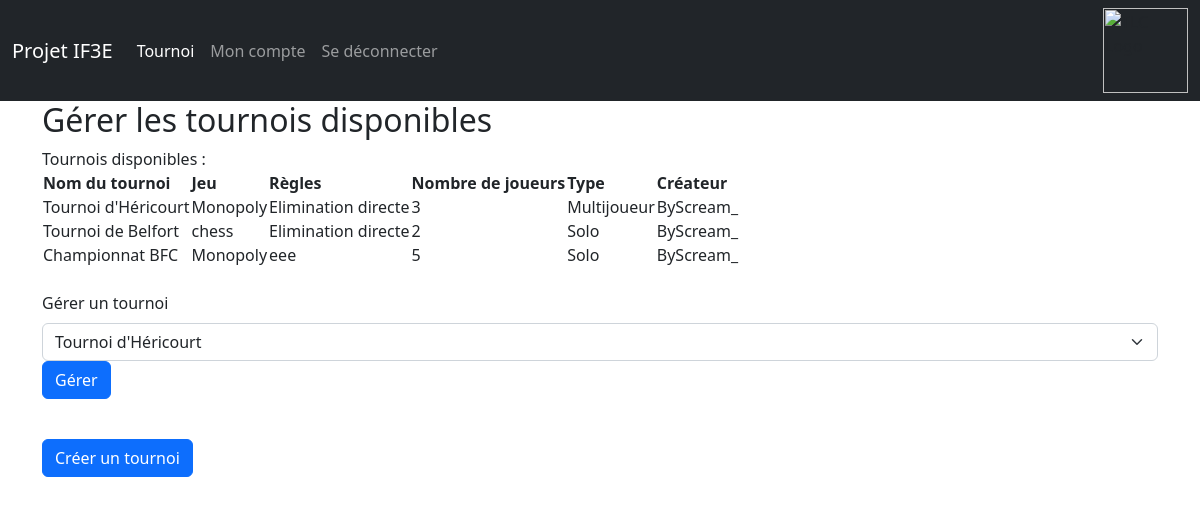
The app's page /sources/view/tournoi_page.php with its own data.
### tables this page shows
CREATE TABLE `tournament` (
  `id` int(11) NOT NULL,
  `game_id` int(11) DEFAULT NULL,
  `name` varchar(256) NOT NULL,
  `number_of_players` int(11) NOT NULL,
  `match_rules` text NOT NULL,
  `owner` int(11) NOT NULL,
  `type` int(11) NOT NULL
);

CREATE TABLE `games` (
  `id` int(11) NOT NULL,
  `game_name` text NOT NULL,
  `type` int(1) NOT NULL,
  `rules` text NOT NULL,
  `number_of_players` int(10) NOT NULL
);

CREATE TABLE `users` (
  `id` int(11) NOT NULL,
  `email` varchar(256) NOT NULL,
  `password` text NOT NULL,
  `pseudo` text NOT NULL,
  `prenom` text NOT NULL,
  `nom` text NOT NULL,
  `phone_number` int(10) NOT NULL,
  `favourite_game_id` int(2) DEFAULT NULL,
  `date_of_birth` date DEFAULT current_timestamp(),
  `is_organizer` int(2) NOT NULL DEFAULT 0
);

### sources/view/tournoi_page.php (the view, shortened to what this page needs)
<html lang="fr">
<head>
    <link href="https://cdn.jsdelivr.net/npm/bootstrap@5.2.3/dist/css/bootstrap.min.css" rel="stylesheet">
</head>
<body>
<nav class="navbar navbar-expand-lg navbar-dark bg-dark">
    <div class="container-fluid">
        <a class="navbar-brand" href="#">Projet IF3E</a>
        <div class="collapse navbar-collapse" id="navbarSupportedContent">
            <ul class="navbar-nav me-auto mb-2 mb-lg-0">
                <li class="nav-item">
                    <a class="nav-link active" aria-current="page">Tournoi</a>
                </li>
                <li class="nav-item">
                    <a class="nav-link" href="account.php">Mon compte</a>
                </li>
                <li class="nav-item">
                    <a class="nav-link" href="../controller/signout.php">Se déconnecter</a>
                </li>
            </ul>
            <ul class="navbar-nav">
                <li class="nav-item">
                    <img src="../images/logo_UTBM_blanc.png" width="85" id="logo" alt="TLC Logo" />
                </li>
            </ul>
        </div>
    </div>
</nav>
<div class="container">
    <h2>Gérer les tournois disponibles</h2>
    <?php
    $bdd = new PDO("mysql:host=localhost;dbname=IF3E_Projet_B;charset=utf8", "root", "");
    $req = $bdd->prepare("SELECT tournament.id, tournament.name, tournament.number_of_players, tournament.match_rules, tournament.type, users.pseudo, games.game_name FROM tournament INNER JOIN users ON users.id=tournament.owner INNER JOIN games ON games.id=tournament.game_id");
    $req->execute();
    ?>
    Tournois disponibles :
    <table>
        <tr>
            <th>Nom du tournoi</th>
            <th>Jeu</th>
            <th>Règles</th>
            <th>Nombre de joueurs</th>
            <th>Type</th>
            <th>Créateur</th>
        </tr>
        <?php
        while($data = $req->fetch()) {
            echo "<tr>";
            echo "<td>" . $data['name'] . "</td>";
            echo "<td>" . $data['game_name'] . "</td>";
            echo "<td>" . $data['match_rules'] . "</td>";
            echo "<td>" . $data['number_of_players'] . "</td>";
            if ($data['type'] == 1) {echo "<td>Multijoueur</td>";}else{
                echo "<td>Solo</td>";
            }
            echo "<td>" . $data['pseudo'] . "</td>";
            echo "</tr>";
        }
        ?>
    </table>
    <form method="post" action="manage_tournament.php">
        <br>
        <label for="tournoi" class="form-label">Gérer un tournoi</label>
        <select id="tournoi" name="tournoi" class="form-select" required="required">
            <?php
            $req = $bdd->prepare("SELECT id, name FROM tournament;");
            $req->execute();
            while($data = $req->fetch()) {
                ?>
                <option value="<?php echo $data["id"]?>"><?php echo $data["name"]?></option>
                <?php
            }
            ?>
        </select>
        <div class="col-12">
            <button class="btn btn-primary" type="submit">Gérer</button>
        </div>
    </form>
    <form method="post" action="create_tournament.php">
        <br>
        <div class="col-12">
            <button class="btn btn-primary" type="submit">Créer un tournoi</button>
        </div>
    </form>
</div>
</body>
</html>

### records on screen
tournament: name "Tournoi d'Héricourt", game.game_name "Monopoly", match_rules "Elimination directe", number_of_players "3", type "Multijoueur", owner.pseudo "ByScream_"
tournament: name "Tournoi de Belfort", game.game_name "chess", match_rules "Elimination directe", number_of_players "2", type "Solo", owner.pseudo "ByScream_"
tournament: name "Championnat BFC", game.game_name "Monopoly", match_rules "eee", number_of_players "5", type "Solo", owner.pseudo "ByScream_"

### other values on screen
form field tournoi "Tournoi d'Héricourt"
